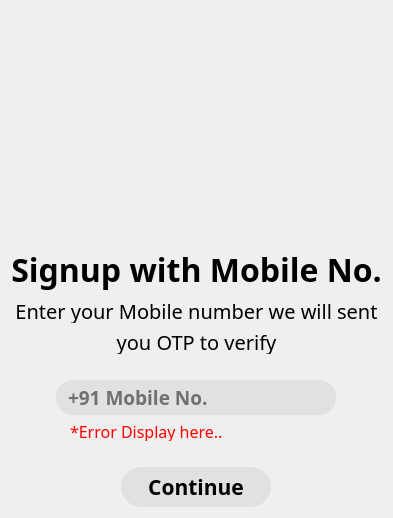
                <widget class="QWidget" name="swphn_page">
                 <layout class="QVBoxLayout" name="verticalLayout_17">
                  <item>
                   <widget class="QLabel" name="swphn_email_img">
                    <property name="minimumSize">
                     <size>
                      <width>0</width>
                      <height>230</height>
                     </size>
                    </property>
                    <property name="styleSheet">
                     <string notr="true">QLabel {
	image: url(:/Mobile Signup/mob_verify.jpg);
}</string>
                    </property>
                    <property name="text">
                     <string/>
                    </property>
                   </widget>
                  </item>
                  <item>
                   <widget class="QLabel" name="swphn_lbl">
                    <property name="maximumSize">
                     <size>
                      <width>16777215</width>
                      <height>50</height>
                     </size>
                    </property>
                    <property name="font">
                     <font>
                      <family>Tw Cen MT</family>
                      <pointsize>24</pointsize>
                      <weight>75</weight>
                      <bold>true</bold>
                     </font>
                    </property>
                    <property name="text">
                     <string>Signup with Mobile No.</string>
                    </property>
                    <property name="alignment">
                     <set>Qt::AlignCenter</set>
                    </property>
                   </widget>
                  </item>
                  <item>
                   <widget class="QLabel" name="swphn_docline_1">
                    <property name="maximumSize">
                     <size>
                      <width>16777215</width>
                      <height>25</height>
                     </size>
                    </property>
                    <property name="font">
                     <font>
                      <family>Tw Cen MT</family>
                      <pointsize>15</pointsize>
                     </font>
                    </property>
                    <property name="text">
                     <string>Enter your Mobile number we will sent</string>
                    </property>
                    <property name="alignment">
                     <set>Qt::AlignCenter</set>
                    </property>
                   </widget>
                  </item>
                  <item>
                   <widget class="QLabel" name="swphn_docline_2">
                    <property name="maximumSize">
                     <size>
                      <width>16777215</width>
                      <height>25</height>
                     </size>
                    </property>
                    <property name="font">
                     <font>
                      <family>Tw Cen MT</family>
                      <pointsize>15</pointsize>
                     </font>
                    </property>
                    <property name="text">
                     <string>you OTP to verify</string>
                    </property>
                    <property name="alignment">
                     <set>Qt::AlignCenter</set>
                    </property>
                   </widget>
                  </item>
                  <item>
                   <widget class="QLabel" name="swphn_spacer_1">
                    <property name="maximumSize">
                     <size>
                      <width>16777215</width>
                      <height>30</height>
                     </size>
                    </property>
                    <property name="text">
                     <string/>
                    </property>
                   </widget>
                  </item>
                  <item alignment="Qt::AlignHCenter">
                   <widget class="QLineEdit" name="swphn_email_input">
                    <property name="minimumSize">
                     <size>
                      <width>280</width>
                      <height>35</height>
                     </size>
                    </property>
                    <property name="font">
                     <font>
                      <family>Tw Cen MT</family>
                      <pointsize>14</pointsize>
                      <weight>75</weight>
                      <bold>true</bold>
                     </font>
                    </property>
                    <property name="styleSheet">
                     <string notr="true">QLineEdit {
	background-color: rgb(225, 225, 225);
	border-radius: 17px;
	padding-left: 10px;
}

QLineEdit:hover {
	border: 2px solid black;
}

QLineEdit:focus {
	border: 2px solid blue;
}</string>
                    </property>
                    <property name="placeholderText">
                     <string>+91 Mobile No.</string>
                    </property>
                   </widget>
                  </item>
                  <item alignment="Qt::AlignHCenter">
                   <widget class="QLabel" name="swphn_email_error_lbl">
                    <property name="minimumSize">
                     <size>
                      <width>280</width>
                      <height>20</height>
                     </size>
                    </property>
                    <property name="maximumSize">
                     <size>
                      <width>16777215</width>
                      <height>20</height>
                     </size>
                    </property>
                    <property name="font">
                     <font>
                      <family>Tw Cen MT</family>
                      <pointsize>12</pointsize>
                     </font>
                    </property>
                    <property name="styleSheet">
                     <string notr="true">QLabel {
	padding-left: 10px;
	color: rgb(255, 0, 0);
}</string>
                    </property>
                    <property name="text">
                     <string>*Error Display here..</string>
                    </property>
                    <property name="alignment">
                     <set>Qt::AlignLeading|Qt::AlignLeft|Qt::AlignVCenter</set>
                    </property>
                   </widget>
                  </item>
                  <item>
                   <widget class="QLabel" name="swphn_spacer_2">
                    <property name="maximumSize">
                     <size>
                      <width>16777215</width>
                      <height>30</height>
                     </size>
                    </property>
                    <property name="text">
                     <string/>
                    </property>
                   </widget>
                  </item>
                  <item alignment="Qt::AlignHCenter">
                   <widget class="QPushButton" name="swphn_continue_btn">
                    <property name="minimumSize">
                     <size>
                      <width>150</width>
                      <height>40</height>
                     </size>
                    </property>
                    <property name="font">
                     <font>
                      <family>Tw Cen MT</family>
                      <pointsize>16</pointsize>
                      <weight>75</weight>
                      <bold>true</bold>
                     </font>
                    </property>
                    <property name="styleSheet">
                     <string notr="true">QPushButton {
	background-color: rgb(225, 225, 225);
	border-radius: 20px;
}

QPushButton:hover {
	background-color: rgb(235, 235, 235);
	border: 2px solid black;
}

QPushButton:pressed {
	color: blue;
	background-color: rgb(215, 215, 215);
	border: 2px solid blue;
}</string>
                    </property>
                    <property name="text">
                     <string>Continue</string>
                    </property>
                   </widget>
                  </item>
                 </layout>
                </widget>
